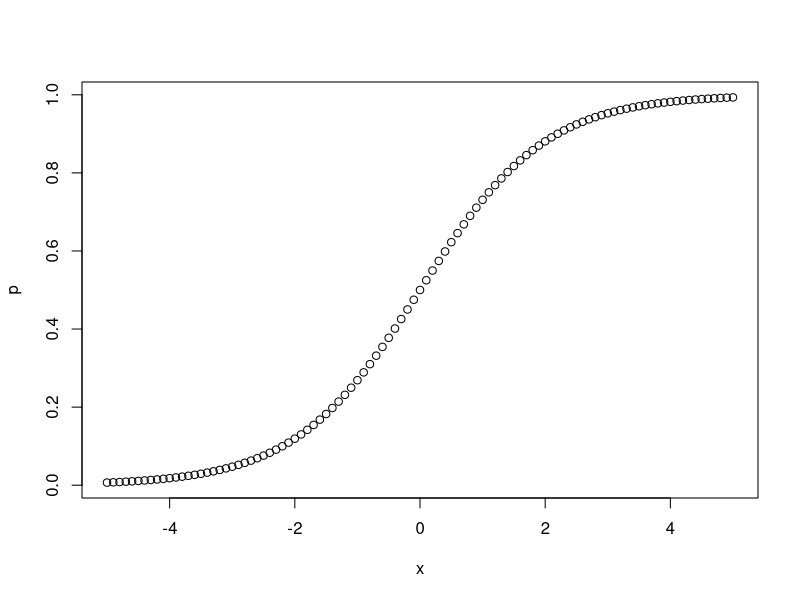
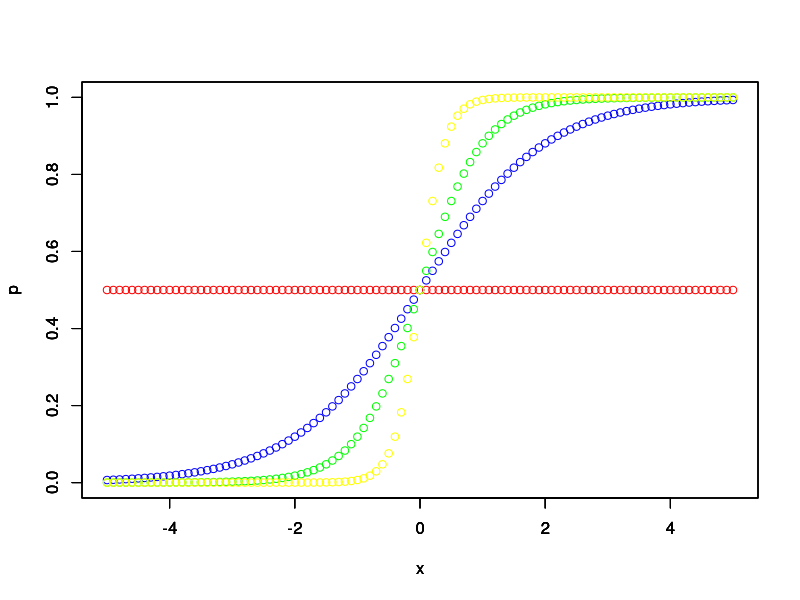
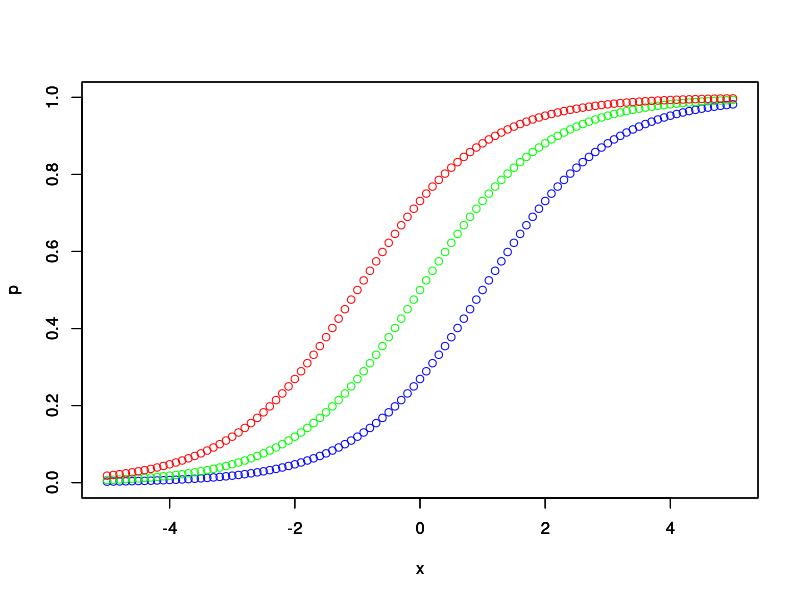
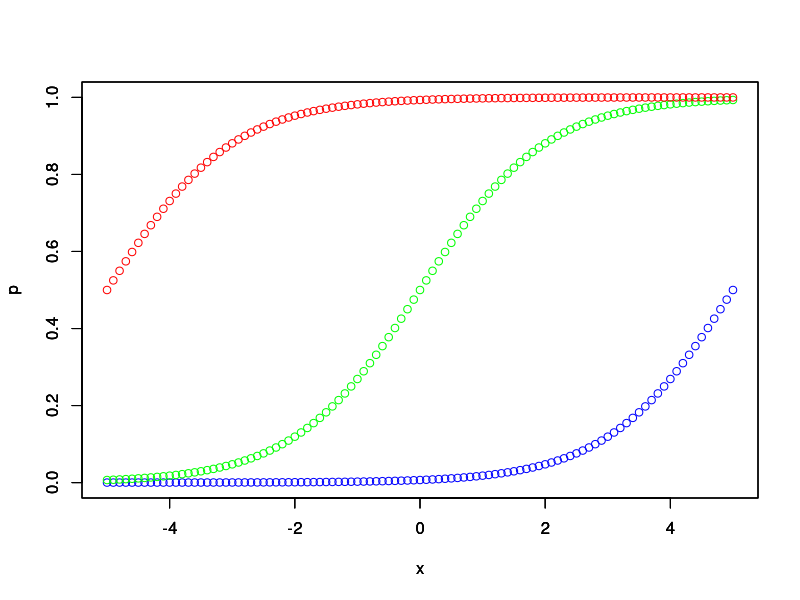
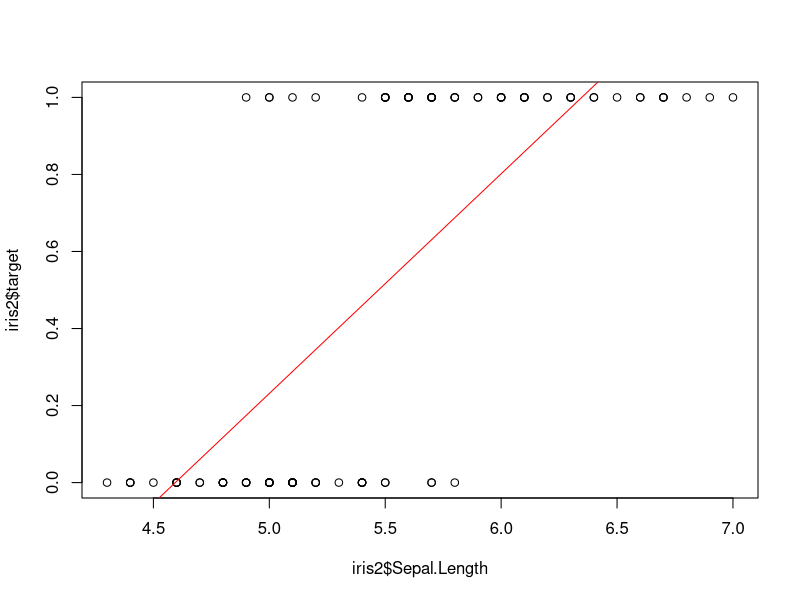
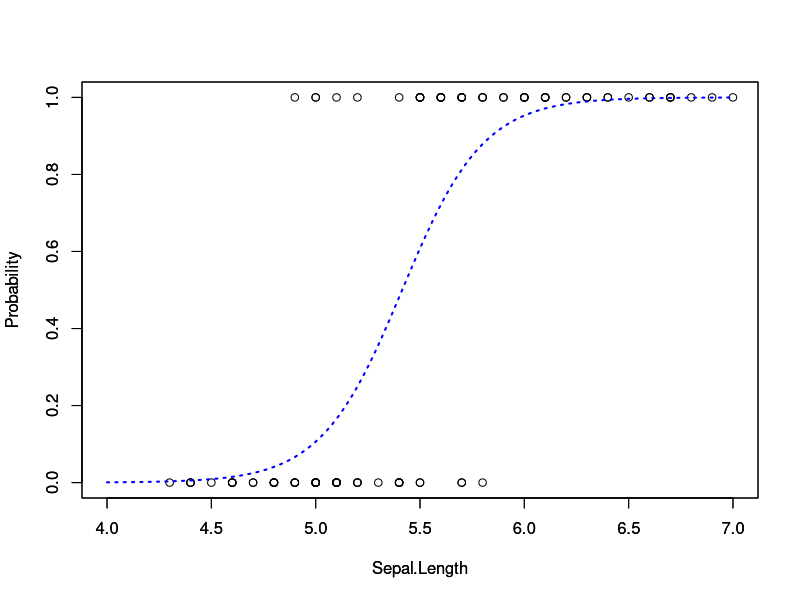

Reproduce these figures in R, in order.

setwd("~/dev/feg/day15")

x <- seq(-5, 5, by=0.1)   #X軸の設定（-5から5まで0.1刻み）
p <- 1 / (1 + exp(-x))   #ロジスティック関数
plot(x, p)                #図示
summary(p)                #pの分布の確認


# Z = 0 + beta * X
# alpha = 0 と固定してbetaを0,1,2のように変化させる
plot(x, 1/(1 + exp(-(0 + 0 * x))), ylab="p", ylim=c(0,1), xlim=c(-5, 5), col='red')
par(new = T)
plot(x, 1/(1 + exp(-(0 + 1 * x))), ylab="p", ylim=c(0,1), xlim=c(-5, 5), col="blue") 
par(new = T)
plot(x, 1/(1 + exp(-(0 + 2 * x))), ylab="p", ylim=c(0,1), xlim=c(-5, 5), col="green")
par(new = T)
plot(x, 1/(1 + exp(-(0 + 5 * x))), ylab="p", ylim=c(0,1), xlim=c(-5, 5), col="yellow")

# beta = 1 alphaを-1,0,1のように変化させる
plot(x, 1/(1 + exp(-(-1 + 1 * x))), ylab="p", ylim=c(0,1), xlim=c(-5, 5), col="blue")
par(new = T)
plot(x, 1/(1 + exp(-(0 + 1 * x))), ylab="p", ylim=c(0,1), xlim=c(-5, 5), col="green")
par(new = T)
plot(x, 1/(1 + exp(-(1 + 1 * x))), ylab="p", ylim=c(0,1), xlim=c(-5, 5), col="red")


plot(x, 1/(1 + exp(-(-5 + 1 * x))), ylab="p", ylim=c(0,1), xlim=c(-5, 5), col="blue")
par(new = T)
plot(x, 1/(1 + exp(-(0 + 1 * x))), ylab="p", ylim=c(0,1), xlim=c(-5, 5), col="green")
par(new = T)
plot(x, 1/(1 + exp(-(5 + 1 * x))), ylab="p", ylim=c(0,1), xlim=c(-5, 5), col="red")


iris2 <- iris[1:100, c(1,5)] #必要なデータだけ抜粋
iris2$target <- ifelse(iris2$Species == "versicolor", 1, 0) #Speciesを0/1に変換
iris.lm <- lm(target ~ Sepal.Length, data=iris2) #線形回帰モデルの推定
plot(iris2$Sepal.Length, iris2$target) #散布図
abline(iris.lm, lwd=1, lty=1, col="red") #散布図に推定結果を上書き
#推定値の計算例
-2.6203 + 0.5703 * 6.5
# 1.08665 のような100％超えが出てしまう
# 線形回帰モデルは確率を推定するのは不便


#ロジスティック回帰モデルの推定
logit01 <- glm(target ~ Sepal.Length, data=iris2, family="binomial")

#推定結果に基づき、推定確率を返す
1 / (1 + exp(- (-27.831 + 5.140 * iris2$Sepal.Length)))

#散布図
plot(iris2$Sepal.Length, iris2$target, xlim=c(4,7), ylim=c(0,1), ylab="Probability", xlab="Sepal.Length")

#散布図に推定結果を上書き
par(new=T)
curve(1 / (1 + exp(-(-27.831 + 5.140 * x))), col="blue", xlim=c(4,7), ylim=c(0,1), lwd=2, lty=3, ylab="Probability", xlab="Sepal.Length")

# -> alpha:-27.831, belta:5.140 という値は、logit01の結果から取得している

# x=6.5の時、y=0.966 と、100％を超えない
# 確率を推定する場合はロジスティック回帰モデルの方が適切

